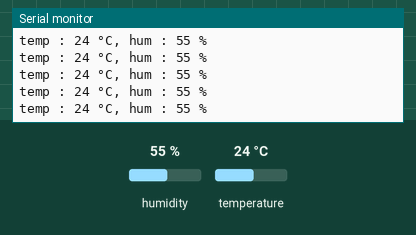
This sketch was run on a simulated Arduino Uno, built with avr-gcc and run on an emulated ATmega328P. Shown: the last lines printed to the serial monitor. The test bench sets the inputs (shaded band); at power-on: humidity 55 %, temperature 24 °C.

Above: at 2.8 s.
2.9 s: humidity set to 22 %
At 4.19 s:
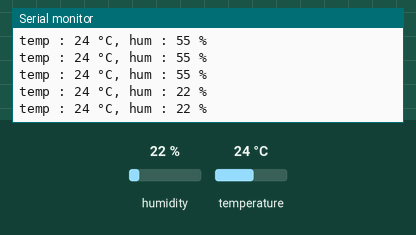
8.9 s: temperature set to 12 °C
At 8.96 s:
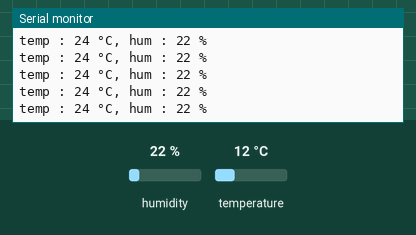
14.9 s: humidity set to 40 %
At 14.96 s:
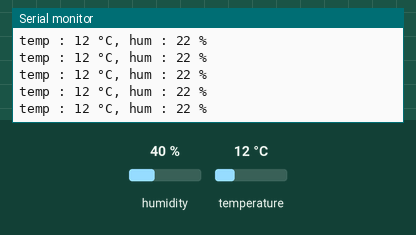
Timing chart, 0 to 17.9 s (numbered marks = the images above; inputs shaded):
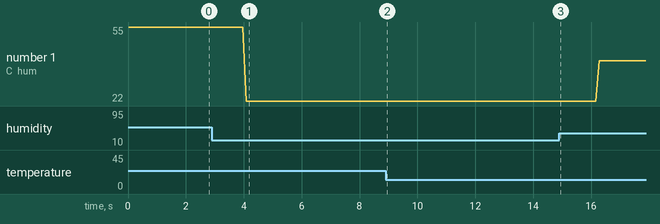

Measured:
- after the input at 2.9 s, the serial monitor: prints a new line after 1.2 s (image 1)
- plotted number 1: 55 → 22 after the input at 2.9 s, 22 → 40 after the input at 14.9 s

The sketch:

3-2_DHT11_Module.ino
```cpp
#include "DHT.h"
#define DHTPIN 8
#define DHTTYPE DHT11

DHT dht(DHTPIN,DHTTYPE);                      // DHT 클래스 함수 선언

void setup() {
  Serial.begin(9600);                         //PC와 아두이노간 시리얼 통신 속도를 9600bps로 설정
  dht.begin();                                //온습도 센서와 아두이노간의 통신 시작.
}
void loop() {
  float hum = dht.readHumidity();             // 습도 값을 hum 변수에 저장
  float temp = dht.readTemperature();         // 온도 값을 temp 변수에 저장

  Serial.print("temp : ");
  Serial.print((int)temp);
  Serial.print(" °C, ");
  Serial.print("hum : ");
  Serial.print((int)hum);
  Serial.println(" %");
  delay(100);
}
```
